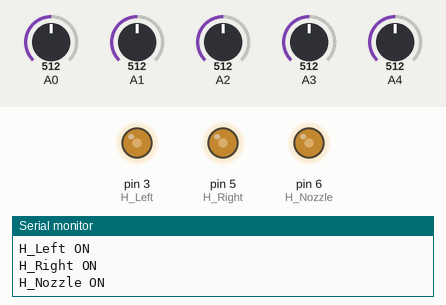
Recording of a sketch running on a simulated Arduino Uno, built with avr-gcc and run on an emulated ATmega328P. Parts: output pins drawn as LEDs (lit = HIGH), the last lines printed to the serial monitor. The test bench sets the inputs (shaded band); at power-on: A0 = 512, A2 = 512, A4 = 512, A1 = 512, A3 = 512.

Above: at 1.2 s.
1.3 s: A0 set to 626
4.1 s: A0 set to 655
At 6.4 s:
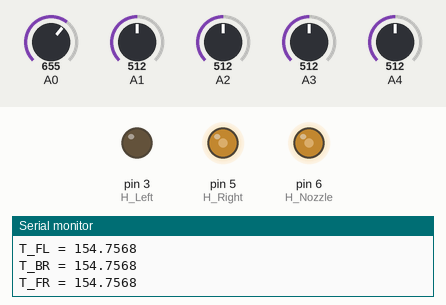
6.7 s: A2 set to 626
8.7 s: A2 set to 654
At 10.2 s:
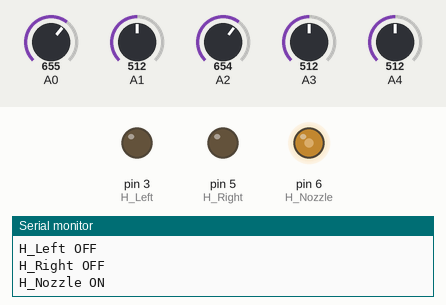
11.3 s: A0 set to 306
At 13.2 s:
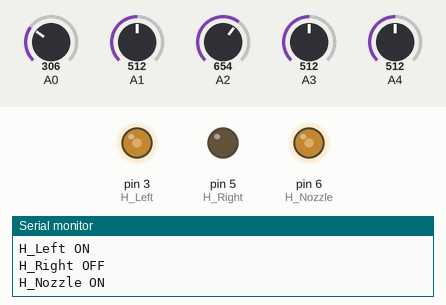
13.6 s: A4 set to 623
15.6 s: A4 set to 653
At 18.0 s:
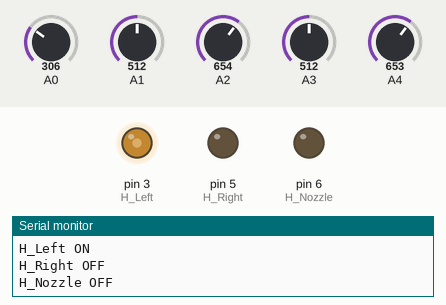
Timing chart, 0 to 19.2 s (numbered marks = the images above; inputs shaded):
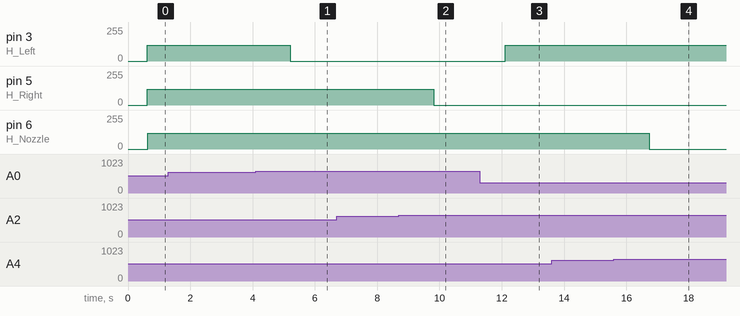

The sketch:

temp_ctl.ino
```cpp
/*Reads temperatures from thermistor and voltage divider circuit, then sends PWM to control the
 * heaters to maintain aluminium block within specific temperature range.
*/

#include <math.h>

double setTemp = 180;
int H_Left = 3;
int H_Right = 5;
int H_Nozzle = 6;

void setup () {
  Serial.begin(9600);
  pinMode(H_Left, OUTPUT);
  pinMode(H_Right, OUTPUT);
  pinMode(H_Nozzle, OUTPUT);

}

void loop () {

  double T_BL = analogToTemp(averageRead(0)); //temp of back-left thermistor
  double T_FL = analogToTemp(averageRead(1));
  double T_BR = analogToTemp(averageRead(2));
  double T_FR = analogToTemp(averageRead(3));
  double T_NZ = analogToTemp(averageRead(4)); //temp of nozzle block

  String buf;
  buf += F("\nT_BL = ");
  buf += String(T_BL, 4);

  buf += F("\nT_FL = ");
  buf += String(T_FL, 4);

  buf += F("\nT_BR = ");
  buf += String(T_BR, 4);

  buf += F("\nT_FR = ");
  buf += String(T_FR, 4);

  buf += F("\nT_NZ = ");
  buf += String(T_NZ, 4);

  Serial.println(buf);

  if (max(T_BL, T_FL) >= setTemp) {
    analogWrite(H_Left, 0);
    Serial.println("H_Left OFF");
  }
  if (max(T_BL, T_FL) < setTemp) {
    analogWrite(H_Left, 120);
    Serial.println("H_Left ON");
  }

  if (max(T_BR, T_FR) >= setTemp) {
    analogWrite(H_Right, 0);
    Serial.println("H_Right OFF");
  }
  if (max(T_BR, T_FR) < setTemp) {
    analogWrite(H_Right, 120);
    Serial.println("H_Right ON");
  }

  if (T_NZ >= setTemp) {
    analogWrite(H_Nozzle, 0);
    Serial.println("H_Nozzle OFF");
  }
  if (T_NZ < setTemp) {
    analogWrite(H_Nozzle, 120);
    Serial.println("H_Nozzle ON");
  }

  delay(500);
}

double averageRead(int pin){
  int samples = 1000;
  double accumulator = 0;
  for (int i=1; i<=samples; i++){
    accumulator += analogRead(pin);
  }
        double average = accumulator/samples;
  return average;
}

double analogToTemp(long pinLevel){
  double voltage = pinLevel * (5.0 / 1024);
  long beta = 3950;
  long R0 = 100000;
  long Rd = 1800;
  double Rinf = R0 * exp(-1*beta/(25+273.15));

  double T = beta/(log(Rd*((5/voltage)-1)/Rinf)) - 273.15;
  return T;
}
```

Measured:
- the behaviour switches between 640 and 641 on A0 (found by bisection; images 0 and 1)
- the behaviour switches between 640 and 641 on A2 (found by bisection; images 1 and 2)
- the behaviour switches between 640 and 641 on A4 (found by bisection; images 3 and 4)
- after the input at 4.1 s, pin 3 (H_Left): 120/255 → 0/255 after 1.1 s
- after the input at 8.7 s, pin 5 (H_Right): 120/255 → 0/255 after 1.1 s
- after the input at 11.3 s, pin 3 (H_Left): 0/255 → 120/255 after 0.81 s
- after the input at 15.6 s, pin 6 (H_Nozzle): 120/255 → 0/255 after 1.1 s
